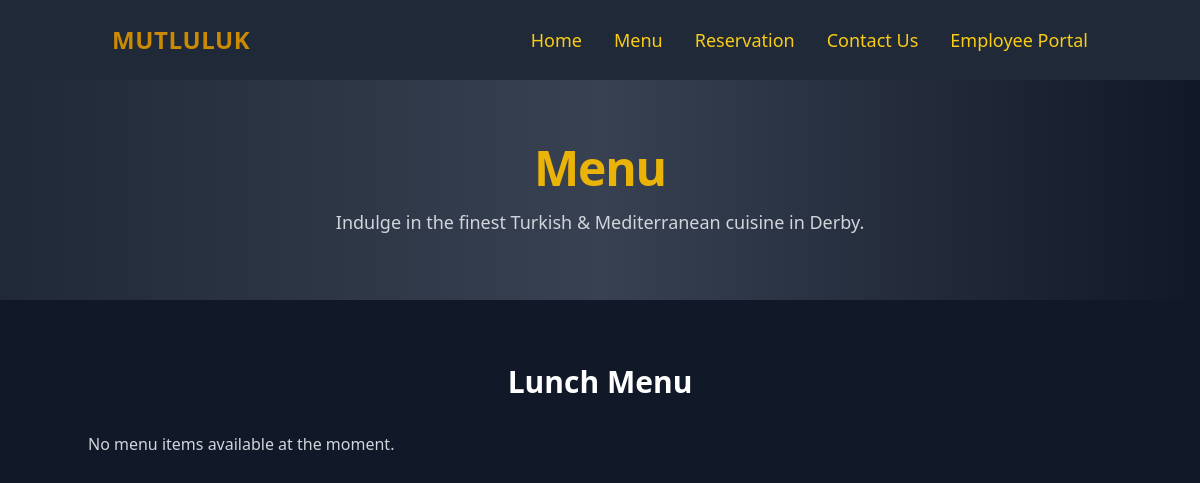
The app's page /menu/, older data.
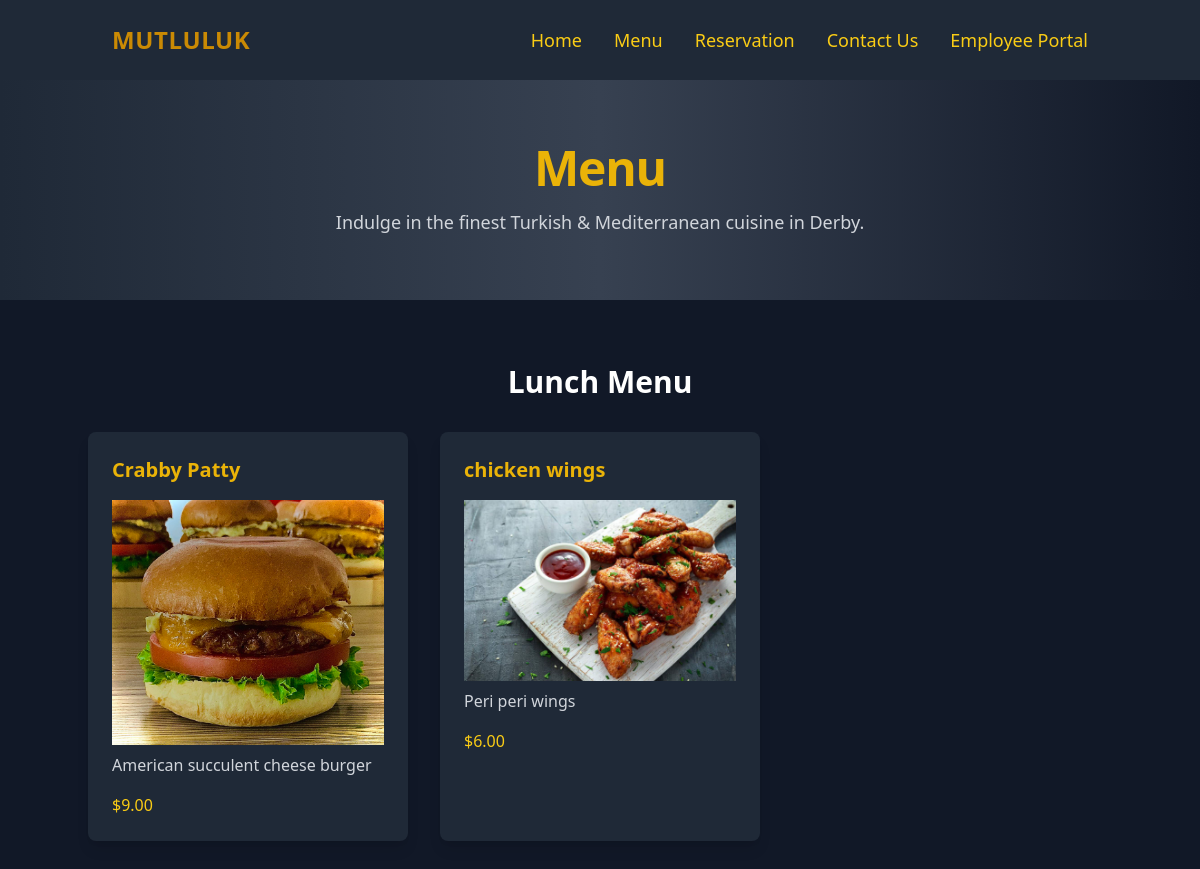
The same page, newer data.
### core/models.py (models this page shows, shortened)
class MenuItem(models.Model):
    name = models.CharField(max_length=100)
    description = models.TextField()
    price = models.DecimalField(max_digits=6, decimal_places=2)
    category = models.CharField(max_length=50)
    image = models.ImageField(upload_to='menu_images/', blank=True, null=True)
    ingredients = models.TextField(blank=True, null=True)
    available = models.BooleanField(default=True)

### core/views.py (the view)
# urls.py: path('menu/', menu, name='menu'),
def menu(request):
    menu_items = MenuItem.objects.filter(available=True)
    return render(request, 'core/menu.html', {'menu_items': menu_items})

### core/templates/core/menu.html (shortened to what this page needs)
<!DOCTYPE html>
<html lang="en">
<head>
  <script src="https://cdn.tailwindcss.com"></script>
</head>
<body class="bg-gray-900 text-white font-sans">
  <header class="bg-gray-800 shadow-lg">
    <nav class="container mx-auto flex justify-between items-center p-6">
      <div class="text-yellow-600 text-2xl font-bold tracking-wide">
        MUTLULUK
      </div>
      <ul class="flex gap-8 text-yellow-400 text-lg">
        <li><a href="{% url 'index' %}" class="hover:text-yellow-600">Home</a></li>
        <li><a href="{% url 'menu' %}" class="hover:text-yellow-600">Menu</a></li>
        <li><a href="#reservation" class="hover:text-yellow-600">Reservation</a></li>
        <li><a href="#contact" class="hover:text-yellow-600">Contact Us</a></li>
        <li><a href="{% url 'portal' %}" class="hover:text-yellow-600">Employee Portal</a></li>
      </ul>
    </nav>
    </header>
    <div class="bg-gradient-to-r from-gray-800 via-gray-700 to-gray-900 py-16 text-center">
        <h1 class="text-5xl font-extrabold text-yellow-500 tracking-tight mb-4">
            Menu
        </h1>
        <p class="text-lg text-gray-300">
            Indulge in the finest Turkish & Mediterranean cuisine in Derby.
        </p>
    </div>
    <div class="container mx-auto py-16">
      <h2 class="text-3xl text-center font-bold text-white mb-8">Lunch Menu</h2>
      <div class="grid grid-cols-1 md:grid-cols-2 lg:grid-cols-3 gap-8">
        {% for item in menu_items %}
          <div class="bg-gray-800 p-6 rounded-lg shadow-lg">
            <h3 class="text-xl font-bold text-yellow-500">{{ item.name }}</h3>
            <img src="{{ item.image.url }}" alt="{{ item.name }}" class="w-full h-auto mt-4">
            <p class="text-gray-300 mt-2">{{ item.description }}</p>
            <p class="text-yellow-400 mt-4">${{ item.price }}</p>
          </div>
        {% empty %}
          <p class="text-gray-300">No menu items available at the moment.</p>
        {% endfor %}
      </div>
    </div>

Row changes from the older to the newer data that the page shows:
added MenuItem: name "Crabby Patty", image (picture), description "American succulent cheese burger", price "9.00"
added MenuItem: name "chicken wings", image (picture), description "Peri peri wings", price "6.00"
Text that changed along with them:
text no longer shown: "No menu items available at the moment."
